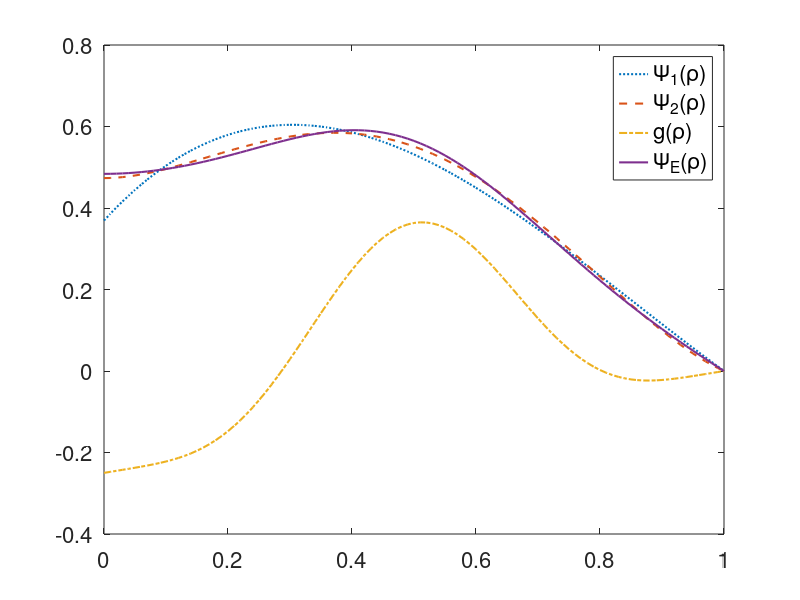

This figure's MATLAB source:
0;

% integral of int_0^1 rho^k(1-\rho)^l drho.
function ret = intkl(k, l)
  ret = 0;
  sgn = 1;
  for m = 0 : l
    ret += sgn * nchoosek(l, m) / (k + m + 1);
    sgn *= -1;
  endfor
endfunction 

% g(rho) = -5(1-rho)+10^4 rho^5(1-rho)^5.
function ret = g(rho)
  ret = power(rho, 5);
  ret -= 5 * power(rho, 6);
  ret += 10 * power(rho, 7);
  ret -= 10 * power(rho, 8);
  ret += 5 * power(rho, 9);
  ret -= power(rho, 10);
  ret *= 1e4;
  ret += 5 * rho - 5;
endfunction

% solve for psi_1 using variational method.
vec1 = [1e4 * intkl(6, 6) - 5 * intkl(1, 2); 1e4 * intkl(6, 7) - 5 * intkl(1, 3); 1e4 * intkl(6, 8) - 5 * intkl(1, 4)];
A1 = [
  intkl(1, 0), 2 * intkl(1, 1), 3 * intkl(1, 2)
  2 * intkl(1, 1), 4 * intkl(1, 2), 6 * intkl(1, 3)
  3 * intkl(1, 2), 6 * intkl(1, 3), 9 * intkl(1, 4)
];
invA1 = inv(A1);
% alpha_1, beta_1, gamma_1.
psi1Params = invA1 * vec1;

% psi_1(rho) = alpha_1 (1-rho) + beta_1(1-rho)^2 + gamma_1(1-rho)^3.
function ret = psi1(rho, psi1Params)
  ret = psi1Params(1) * (1 - rho);
  ret += psi1Params(2) * power(1 - rho, 2);
  ret += psi1Params(3) * power(1 - rho, 3);
endfunction

% e(n) = int_0^1 g(rho^n-1)rho drho
function ret = e(n)
  ret = -5 * intkl(n + 1, 1);
  ret += 5 * intkl(1, 1);
  ret += 1e4 * intkl(n + 6, 5);
  ret -= 1e4 * intkl(6, 5);
endfunction

A2 = [
  1 6/5 4/3
  6/5 3/2 12/7
  4/3 12/7 2
];

invA2 = inv(A2);

% alpha, beta, gamma.
vec2 = [e(2); e(3); e(4)];
psi2Params = invA2 * vec2;

% psi_2(rho) = alpha rho^2+beta rho^3+gamma rho^4-(alpha+beta+gamma)
function ret = psi2(rho, psi2Params)
  ret = psi2Params(1) * rho * rho;
  ret += psi2Params(2) * power(rho, 3);
  ret += psi2Params(3) * power(rho, 4);
  ret -= psi2Params(1) + psi2Params(2) + psi2Params(3);
endfunction

% indefinite integral of exact solution psi_E.
function ret = indefExact(rho)
  ret = power(rho, 7) / 49;
  ret -= power(rho, 8) * 5 / 64;
  ret += power(rho, 9) * 10 / 81;
  ret -= power(rho, 10) / 10;
  ret += power(rho, 11) * 5 / 121;
  ret -= power(rho, 12) / 144;
  ret *= 1e4;
  ret -= power(rho, 2) * 5 / 4;
  ret += power(rho, 3) * 5 / 9;
endfunction

% psi_E with translation so psi_E(rho=1)=0.
function ret = exact(rho)
  rhoAt1 = indefExact(1);
  ret = indefExact(rho) - rhoAt1;
  ret = -ret;
endfunction

rho = [0:0.01:1];
% arbitrary scale for g.
gVals = arrayfun(@(rho) 0.05 * g(rho), rho);
psi2Vals = arrayfun(@(rho) psi2(rho, psi2Params), rho);
psi1Vals = arrayfun(@(rho) psi1(rho, psi1Params), rho);
exactVals = arrayfun(@(rho) exact(rho), rho);

% plot everything in one figure.
plot(rho, psi1Vals, ':', 'LineWidth', 1.5, rho, psi2Vals, '--', 'LineWidth', 1.5, rho, gVals, '-.', 'LineWidth', 1.5, rho, exactVals, '-', 'LineWidth', 1.5);
set(gca, 'fontsize', 16);
h = legend('\Psi_1(\rho)', '\Psi_2(\rho)', 'g(\rho)', '\Psi_E(\rho)');
set(h, "fontsize", 16);
